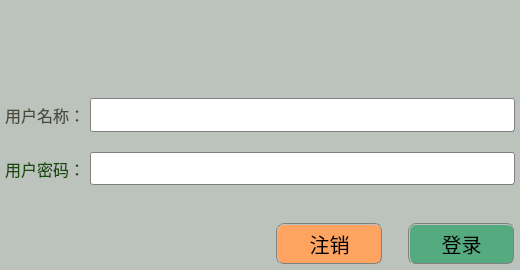
<?xml version="1.0" encoding="UTF-8"?>
<ui version="4.0">
 <class>frmLoginClass</class>
 <widget class="QWidget" name="frmLoginClass">
  <property name="geometry">
   <rect>
    <x>0</x>
    <y>0</y>
    <width>520</width>
    <height>270</height>
   </rect>
  </property>
  <property name="sizePolicy">
   <sizepolicy hsizetype="Expanding" vsizetype="Expanding">
    <horstretch>0</horstretch>
    <verstretch>0</verstretch>
   </sizepolicy>
  </property>
  <property name="minimumSize">
   <size>
    <width>520</width>
    <height>270</height>
   </size>
  </property>
  <property name="maximumSize">
   <size>
    <width>16777215</width>
    <height>16777215</height>
   </size>
  </property>
  <property name="font">
   <font>
    <family>Arial</family>
    <pointsize>10</pointsize>
    <weight>50</weight>
    <italic>false</italic>
    <bold>false</bold>
   </font>
  </property>
  <property name="contextMenuPolicy">
   <enum>Qt::NoContextMenu</enum>
  </property>
  <property name="windowTitle">
   <string>QMacVisual</string>
  </property>
  <property name="windowIcon">
   <iconset>
    <normaloff>:/QMacVisual/Icon/other_478.ico</normaloff>:/QMacVisual/Icon/other_478.ico</iconset>
  </property>
  <property name="styleSheet">
   <string notr="true">QWidget#frmLoginClass{background-color: #bcc2bc;}
QWidget#frmLoginClass{font: 10pt &quot;Arial&quot;;}</string>
  </property>
  <layout class="QHBoxLayout" name="horizontalLayout">
   <property name="spacing">
    <number>7</number>
   </property>
   <property name="leftMargin">
    <number>2</number>
   </property>
   <property name="topMargin">
    <number>2</number>
   </property>
   <property name="rightMargin">
    <number>2</number>
   </property>
   <property name="bottomMargin">
    <number>2</number>
   </property>
   <item>
    <layout class="QGridLayout" name="gridLayout">
     <property name="leftMargin">
      <number>3</number>
     </property>
     <property name="topMargin">
      <number>3</number>
     </property>
     <property name="rightMargin">
      <number>3</number>
     </property>
     <property name="bottomMargin">
      <number>3</number>
     </property>
     <property name="spacing">
      <number>5</number>
     </property>
     <item row="3" column="1" colspan="4">
      <widget class="QLineEdit" name="txtUserName">
       <property name="sizePolicy">
        <sizepolicy hsizetype="Expanding" vsizetype="Expanding">
         <horstretch>0</horstretch>
         <verstretch>0</verstretch>
        </sizepolicy>
       </property>
       <property name="maximumSize">
        <size>
         <width>16777215</width>
         <height>35</height>
        </size>
       </property>
       <property name="font">
        <font>
         <family>楷体</family>
         <pointsize>12</pointsize>
         <weight>50</weight>
         <italic>false</italic>
         <bold>false</bold>
        </font>
       </property>
       <property name="focusPolicy">
        <enum>Qt::StrongFocus</enum>
       </property>
       <property name="styleSheet">
        <string notr="true">background-color: rgb(255, 255, 255);
color: rgb(0, 0, 0);
border: 1px groove gray;border-radius: 2px;padding: 2px 4px;</string>
       </property>
       <property name="readOnly">
        <bool>false</bool>
       </property>
      </widget>
     </item>
     <item row="7" column="2">
      <widget class="QPushButton" name="btnLogout">
       <property name="sizePolicy">
        <sizepolicy hsizetype="Fixed" vsizetype="Fixed">
         <horstretch>0</horstretch>
         <verstretch>0</verstretch>
        </sizepolicy>
       </property>
       <property name="minimumSize">
        <size>
         <width>107</width>
         <height>42</height>
        </size>
       </property>
       <property name="font">
        <font>
         <family>楷体</family>
         <pointsize>15</pointsize>
         <weight>50</weight>
         <italic>false</italic>
         <bold>false</bold>
        </font>
       </property>
       <property name="focusPolicy">
        <enum>Qt::StrongFocus</enum>
       </property>
       <property name="styleSheet">
        <string notr="true">background-color: rgb(255, 163, 97);
color: rgb(0, 0, 0);
border: 2px groove gray;border-radius: 8px;padding: 2px 4px;</string>
       </property>
       <property name="text">
        <string>注销</string>
       </property>
      </widget>
     </item>
     <item row="5" column="1" colspan="4">
      <widget class="QLineEdit" name="txtUserPW">
       <property name="sizePolicy">
        <sizepolicy hsizetype="Expanding" vsizetype="Expanding">
         <horstretch>0</horstretch>
         <verstretch>0</verstretch>
        </sizepolicy>
       </property>
       <property name="maximumSize">
        <size>
         <width>16777215</width>
         <height>35</height>
        </size>
       </property>
       <property name="font">
        <font>
         <family>Calibri</family>
         <pointsize>10</pointsize>
         <weight>50</weight>
         <italic>false</italic>
         <bold>false</bold>
        </font>
       </property>
       <property name="focusPolicy">
        <enum>Qt::StrongFocus</enum>
       </property>
       <property name="styleSheet">
        <string notr="true">background-color: rgb(255, 255, 255);
color: rgb(25, 75, 11);
border: 1px groove gray;border-radius: 2px;padding: 2px 4px;</string>
       </property>
       <property name="text">
        <string/>
       </property>
      </widget>
     </item>
     <item row="7" column="3">
      <spacer name="horizontalSpacer">
       <property name="orientation">
        <enum>Qt::Horizontal</enum>
       </property>
       <property name="sizeType">
        <enum>QSizePolicy::Fixed</enum>
       </property>
       <property name="sizeHint" stdset="0">
        <size>
         <width>15</width>
         <height>20</height>
        </size>
       </property>
      </spacer>
     </item>
     <item row="2" column="0">
      <spacer name="verticalSpacer">
       <property name="orientation">
        <enum>Qt::Vertical</enum>
       </property>
       <property name="sizeHint" stdset="0">
        <size>
         <width>20</width>
         <height>10</height>
        </size>
       </property>
      </spacer>
     </item>
     <item row="6" column="0">
      <spacer name="verticalSpacer_2">
       <property name="orientation">
        <enum>Qt::Vertical</enum>
       </property>
       <property name="sizeType">
        <enum>QSizePolicy::Expanding</enum>
       </property>
       <property name="sizeHint" stdset="0">
        <size>
         <width>20</width>
         <height>20</height>
        </size>
       </property>
      </spacer>
     </item>
     <item row="7" column="1">
      <spacer name="horizontalSpacer_2">
       <property name="orientation">
        <enum>Qt::Horizontal</enum>
       </property>
       <property name="sizeType">
        <enum>QSizePolicy::Expanding</enum>
       </property>
       <property name="sizeHint" stdset="0">
        <size>
         <width>45</width>
         <height>20</height>
        </size>
       </property>
      </spacer>
     </item>
     <item row="7" column="4">
      <widget class="QPushButton" name="btnLogin">
       <property name="sizePolicy">
        <sizepolicy hsizetype="Fixed" vsizetype="Fixed">
         <horstretch>0</horstretch>
         <verstretch>0</verstretch>
        </sizepolicy>
       </property>
       <property name="minimumSize">
        <size>
         <width>107</width>
         <height>42</height>
        </size>
       </property>
       <property name="font">
        <font>
         <family>楷体</family>
         <pointsize>15</pointsize>
         <weight>50</weight>
         <italic>false</italic>
         <bold>false</bold>
        </font>
       </property>
       <property name="focusPolicy">
        <enum>Qt::StrongFocus</enum>
       </property>
       <property name="styleSheet">
        <string notr="true">background-color: rgb(85, 170, 127);
color: rgb(0, 0, 0);
border: 2px groove gray;border-radius: 8px;padding: 2px 4px;</string>
       </property>
       <property name="text">
        <string>登录</string>
       </property>
      </widget>
     </item>
     <item row="4" column="0">
      <spacer name="verticalSpacer_3">
       <property name="orientation">
        <enum>Qt::Vertical</enum>
       </property>
       <property name="sizeType">
        <enum>QSizePolicy::Fixed</enum>
       </property>
       <property name="sizeHint" stdset="0">
        <size>
         <width>20</width>
         <height>15</height>
        </size>
       </property>
      </spacer>
     </item>
     <item row="1" column="0">
      <widget class="QLabel" name="label">
       <property name="sizePolicy">
        <sizepolicy hsizetype="Preferred" vsizetype="Preferred">
         <horstretch>0</horstretch>
         <verstretch>0</verstretch>
        </sizepolicy>
       </property>
       <property name="text">
        <string/>
       </property>
       <property name="pixmap">
        <pixmap resource="res.qrc">:/Bitmaps/user_2.png</pixmap>
       </property>
       <property name="alignment">
        <set>Qt::AlignLeading|Qt::AlignLeft|Qt::AlignVCenter</set>
       </property>
      </widget>
     </item>
     <item row="0" column="0">
      <spacer name="verticalSpacer_4">
       <property name="orientation">
        <enum>Qt::Vertical</enum>
       </property>
       <property name="sizeHint" stdset="0">
        <size>
         <width>20</width>
         <height>40</height>
        </size>
       </property>
      </spacer>
     </item>
     <item row="3" column="0">
      <widget class="QLabel" name="label_3">
       <property name="font">
        <font>
         <family>黑体</family>
         <pointsize>12</pointsize>
        </font>
       </property>
       <property name="styleSheet">
        <string notr="true">color: rgb(75, 75, 61);</string>
       </property>
       <property name="text">
        <string>用户名称：</string>
       </property>
      </widget>
     </item>
     <item row="5" column="0">
      <widget class="QLabel" name="label_2">
       <property name="font">
        <font>
         <family>黑体</family>
         <pointsize>12</pointsize>
        </font>
       </property>
       <property name="styleSheet">
        <string notr="true">color: rgb(25, 75, 11);</string>
       </property>
       <property name="text">
        <string>用户密码：</string>
       </property>
      </widget>
     </item>
    </layout>
   </item>
  </layout>
 </widget>
 <layoutdefault spacing="6" margin="11"/>
 <resources>
  <include location="res.qrc"/>
 </resources>
 <connections/>
</ui>
